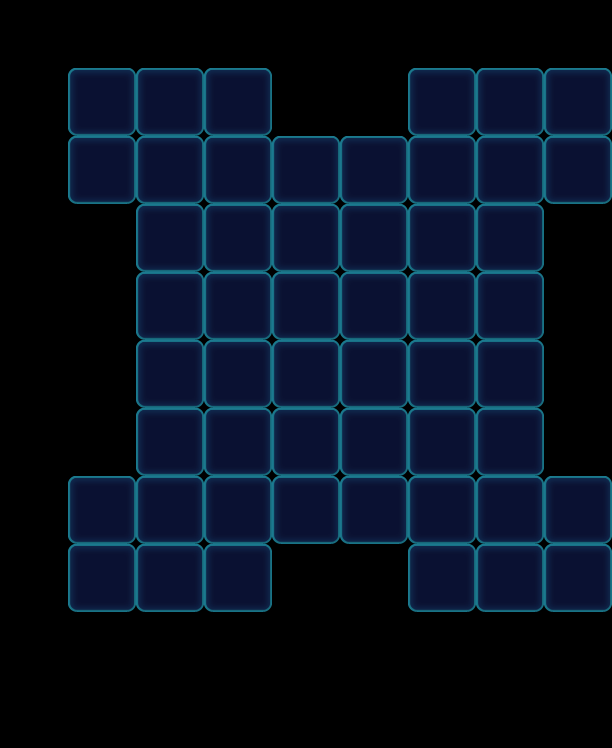

Tiled map render using the project's own tile images. Description and the map definition, with tile-layer contents summarised, below:
An orthogonal 9x11 tile map with 68x68 px tiles, 1 tile layer (Valid), 2 tilesets and 62 objects (48x Monster, 10x Factory_Normal, 4x Boss).

<map version="1.0" orientation="orthogonal" width="9" height="11" tilewidth="68" tileheight="68">
 <tileset firstgid="1" name="game_grid1" tilewidth="68" tileheight="68">
  <image source="game_grid1.png" width="68" height="68" />
 </tileset>
 <tileset firstgid="2" name="map" tilewidth="68" tileheight="68">
  <image source="map.png" width="1024" height="1024" />
 </tileset>
 <layer name="Valid" width="9" height="11">
  <data>[99 cells, 52 non-empty, 1 distinct tile ids]</data>
 </layer>
 <objectgroup name="BottomObj" width="9" height="11" />
 <objectgroup name="MiddleObj" width="9" height="11">
  <object type="Monster" gid="3" x="408" y="408">
   <properties>
    <property name="Bubble" value="1" />
    <property name="Color" value="Green" />
   </properties>
  </object>
  <object type="Monster" gid="19" x="476" y="544">
   <properties>
    <property name="Bubble" value="1" />
    <property name="Color" value="Yellow" />
   </properties>
  </object>
  <object type="Monster" gid="18" x="136" y="476">
   <properties>
    <property name="Color" value="Pink" />
   </properties>
  </object>
  <object type="Monster" gid="3" x="408" y="476">
   <properties>
    <property name="Color" value="Green" />
   </properties>
  </object>
  <object type="Monster" gid="17" x="476" y="476">
   <properties>
    <property name="Color" value="Purple" />
   </properties>
  </object>
  <object type="Monster" gid="19" x="136" y="544">
   <properties>
    <property name="Bubble" value="1" />
    <property name="Color" value="Yellow" />
   </properties>
  </object>
  <object type="Monster" gid="19" x="544" y="544">
   <properties>
    <property name="Color" value="Yellow" />
   </properties>
  </object>
  <object type="Monster" gid="17" x="136" y="612">
   <properties>
    <property name="Color" value="Purple" />
   </properties>
  </object>
  <object type="Monster" gid="17" x="408" y="544">
   <properties>
    <property name="Color" value="Purple" />
   </properties>
  </object>
  <object type="Monster" gid="17" x="476" y="612">
   <properties>
    <property name="Color" value="Purple" />
   </properties>
  </object>
  <object type="Monster" gid="17" x="204" y="544">
   <properties>
    <property name="Color" value="Purple" />
   </properties>
  </object>
  <object type="Monster" gid="17" x="136" y="204">
   <properties>
    <property name="Bubble" value="1" />
    <property name="Color" value="Purple" />
   </properties>
  </object>
  <object type="Monster" gid="17" x="476" y="204">
   <properties>
    <property name="Color" value="Purple" />
   </properties>
  </object>
  <object type="Monster" gid="17" x="272" y="204">
   <properties>
    <property name="Color" value="Purple" />
   </properties>
  </object>
  <object type="Monster" gid="17" x="204" y="408">
   <properties>
    <property name="Bubble" value="1" />
    <property name="Color" value="Purple" />
   </properties>
  </object>
  <object type="Monster" gid="17" x="340" y="272">
   <properties>
    <property name="Color" value="Purple" />
   </properties>
  </object>
  <object type="Monster" gid="18" x="136" y="272">
   <properties>
    <property name="Color" value="Pink" />
   </properties>
  </object>
  <object type="Monster" gid="18" x="272" y="272">
   <properties>
    <property name="Color" value="Pink" />
   </properties>
  </object>
  <object type="Monster" gid="18" x="408" y="204">
   <properties>
    <property name="Color" value="Pink" />
   </properties>
  </object>
  <object type="Monster" gid="18" x="476" y="136">
   <properties>
    <property name="Bubble" value="1" />
    <property name="Color" value="Pink" />
   </properties>
  </object>
  <object type="Monster" gid="18" x="204" y="136">
   <properties>
    <property name="Color" value="Pink" />
   </properties>
  </object>
  <object type="Monster" gid="18" x="68" y="612">
   <properties>
    <property name="Color" value="Pink" />
   </properties>
  </object>
  <object type="Monster" gid="18" x="544" y="612">
   <properties>
    <property name="Color" value="Pink" />
   </properties>
  </object>
  <object type="Monster" gid="2" x="340" y="476">
   <properties>
    <property name="Color" value="Blue" />
   </properties>
  </object>
  <object type="Monster" gid="2" x="204" y="340">
   <properties>
    <property name="Color" value="Blue" />
   </properties>
  </object>
  <object type="Monster" gid="2" x="340" y="204">
   <properties>
    <property name="Color" value="Blue" />
   </properties>
  </object>
  <object type="Monster" gid="2" x="408" y="136">
   <properties>
    <property name="Color" value="Blue" />
   </properties>
  </object>
  <object type="Monster" gid="2" x="476" y="272">
   <properties>
    <property name="Color" value="Blue" />
   </properties>
  </object>
  <object type="Monster" gid="2" x="408" y="340">
   <properties>
    <property name="Color" value="Blue" />
   </properties>
  </object>
  <object type="Monster" gid="3" x="68" y="204">
   <properties>
    <property name="Color" value="Green" />
   </properties>
  </object>
  <object type="Monster" gid="3" x="136" y="136">
   <properties>
    <property name="Color" value="Green" />
   </properties>
  </object>
  <object type="Monster" gid="3" x="204" y="612">
   <properties>
    <property name="Color" value="Green" />
   </properties>
  </object>
  <object type="Monster" gid="3" x="408" y="612">
   <properties>
    <property name="Color" value="Green" />
   </properties>
  </object>
  <object type="Monster" gid="3" x="408" y="272">
   <properties>
    <property name="Bubble" value="1" />
    <property name="Color" value="Green" />
   </properties>
  </object>
  <object type="Monster" gid="3" x="476" y="408">
   <properties>
    <property name="Color" value="Green" />
   </properties>
  </object>
  <object type="Monster" gid="19" x="544" y="204">
   <properties>
    <property name="Color" value="Yellow" />
   </properties>
  </object>
  <object type="Monster" gid="3" x="272" y="476">
   <properties>
    <property name="Color" value="Green" />
   </properties>
  </object>
  <object type="Monster" gid="2" x="340" y="544">
   <properties>
    <property name="Bubble" value="1" />
    <property name="Color" value="Blue" />
   </properties>
  </object>
  <object type="Monster" gid="3" x="204" y="204">
   <properties>
    <property name="Color" value="Green" />
   </properties>
  </object>
  <object type="Monster" gid="3" x="204" y="272">
   <properties>
    <property name="Color" value="Green" />
   </properties>
  </object>
  <object type="Monster" gid="19" x="204" y="476">
   <properties>
    <property name="Color" value="Yellow" />
   </properties>
  </object>
  <object type="Monster" gid="19" x="544" y="136">
   <properties>
    <property name="Color" value="Yellow" />
   </properties>
  </object>
  <object type="Monster" gid="19" x="272" y="544">
   <properties>
    <property name="Color" value="Yellow" />
   </properties>
  </object>
  <object type="Monster" gid="19" x="68" y="136">
   <properties>
    <property name="Color" value="Yellow" />
   </properties>
  </object>
  <object type="Monster" gid="2" x="136" y="340">
   <properties>
    <property name="Bubble" value="1" />
    <property name="Color" value="Blue" />
   </properties>
  </object>
  <object type="Monster" gid="18" x="476" y="340">
   <properties>
    <property name="Color" value="Pink" />
   </properties>
  </object>
  <object type="Monster" gid="18" x="136" y="408">
   <properties>
    <property name="Color" value="Pink" />
   </properties>
  </object>
  <object type="Monster" gid="18" x="68" y="544">
   <properties>
    <property name="Color" value="Pink" />
   </properties>
  </object>
 </objectgroup>
 <objectgroup color="#000000" name="TopObj" width="9" height="11">
  <!-- 14 objects omitted --></objectgroup>
</map>
<!-- 14 of 62 objects omitted -->
